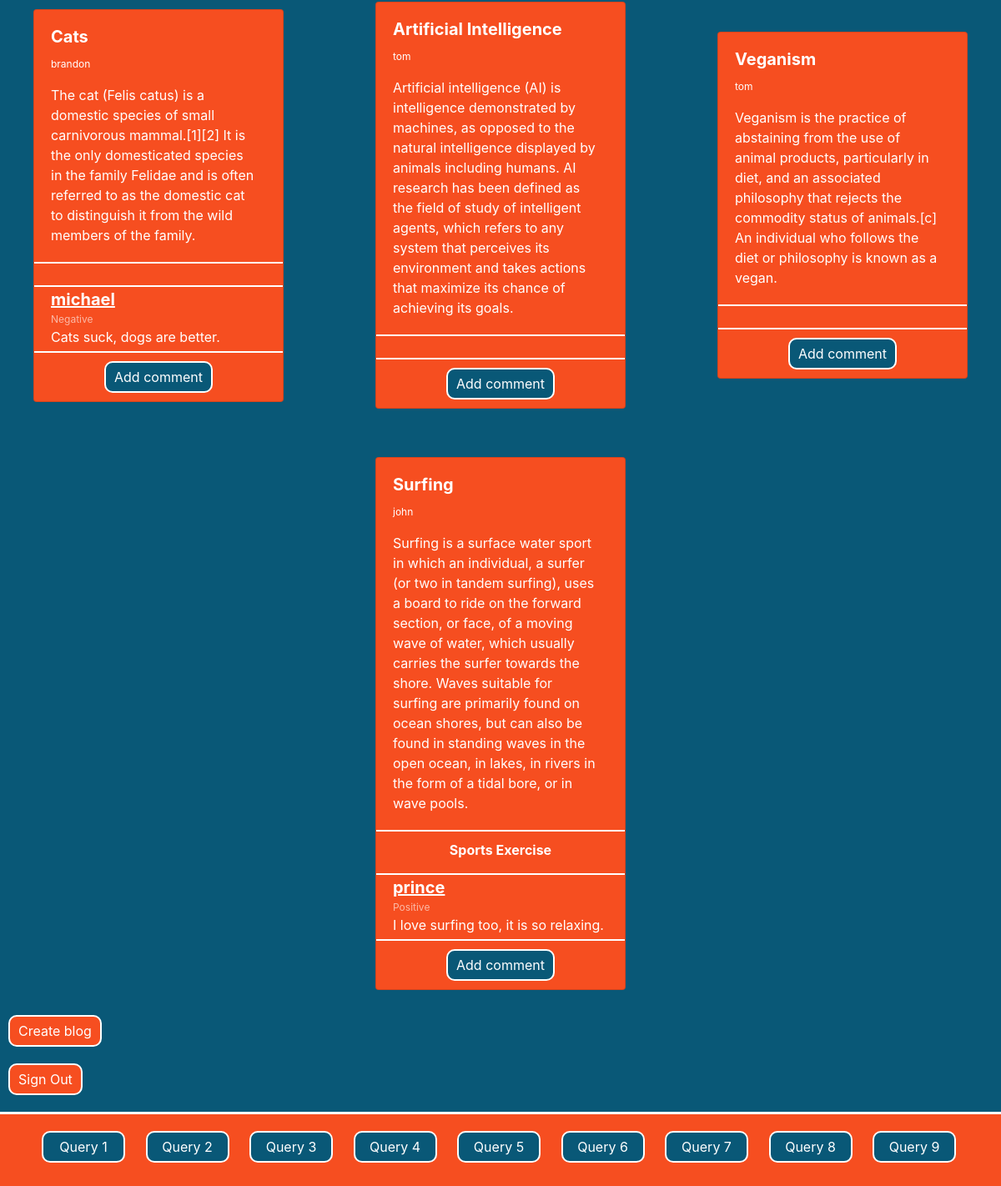
/welcome.php (lower part), run on an earlier commit of the app's database.
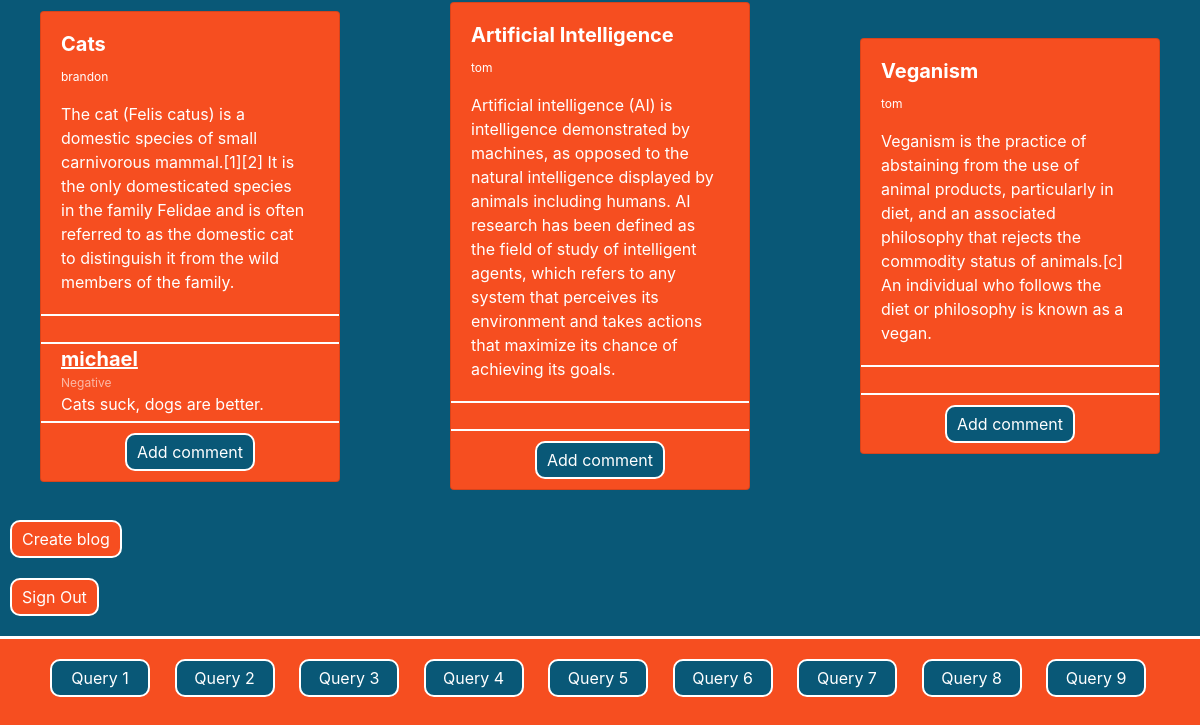
And on a later commit of the database.
### tables this page shows
CREATE TABLE blog (
    `blog_id` INT NOT NULL AUTO_INCREMENT PRIMARY KEY,
    `user_id` INT DEFAULT NULL,
    CONSTRAINT `user_id_fk_1` FOREIGN KEY (`user_id`) REFERENCES `users` (`user_id`) ON DELETE SET NULL,
    `date` varchar(20) NOT NULL,
    `subject` varchar(50) NOT NULL,
    `description` varchar(1000) NOT NULL
);

CREATE TABLE users (
    `user_id` INT NOT NULL AUTO_INCREMENT PRIMARY KEY,
    `username` varchar(20) NOT NULL,
    `password` varchar(20) NOT NULL,
    `firstName` varchar(50) DEFAULT NULL,
    `lastName` varchar(50) DEFAULT NULL,
    `email` varchar(100) UNIQUE
);

CREATE TABLE comment (
    `comment_id` INT NOT NULL AUTO_INCREMENT PRIMARY KEY,
    `blog_id` INT DEFAULT NULL,
    CONSTRAINT `blog_id_fk_2` FOREIGN KEY (`blog_id`) REFERENCES `blog` (`blog_id`) ON DELETE SET NULL,
    `user_id` INT DEFAULT NULL,
    CONSTRAINT `user_id_fk_2` FOREIGN KEY (`user_id`) REFERENCES `users` (`user_id`) ON DELETE SET NULL,
    `date` varchar(20) NOT NULL, 
    `sentiment` BIT NOT NULL,
    `description` varchar(500) NOT NULL
);

### BlogLogic.php (called while the page is built, shortened)
<?php
    include("Config.php");
    $sql = "SELECT * FROM blog";
    $query = mysqli_query($db, $sql);
?>

### welcome.php (the view, shortened to what this page needs)
<?php
   include('BlogLogic.php');
?>
<html>
   <head>
      <link rel="stylesheet" href="https://stackpath.bootstrapcdn.com/bootstrap/4.5.2/css/bootstrap.min.css">
   </head>
   <body>
      <div class="row">
         <?php foreach($query as $q) {?>
            <div class="col-4 d-flex justify-content-center align-items-center container">
               <div class="card text-white mt-5">
                  <div class="card-body" style="width: 18rem;">
                     <h5 class="card-title"><strong><?php echo $q['subject'];?></strong></h5>
                     <p class="card-text" style="font-size: 12px;">
                        <?php
                           $userId = $q['user_id'];
                           $usernameQuery = "SELECT username FROM users WHERE user_id=$userId";
                           $result = mysqli_query($db, $usernameQuery);
                           $username = $result->fetch_array()[0] ?? '';
                           echo $username;
                        ?>
                     </p>
                     <p class="card-text"><?php echo $q['description'];?></p>
                  </div>
                  <?php
                     $blog_identification = $q['blog_id'];
                     $tag_identification = "SELECT tag_id FROM BlogTags WHERE blog_id=$blog_identification";
                     $sqlquery = mysqli_query($db, $tag_identification);
                     $tags = '';
                     foreach($sqlquery as $p) {
                        $s = $p['tag_id'];
                        $tag_query = "SELECT tag_name FROM tags WHERE tag_id=$s";
                        $result2 = mysqli_query($db, $tag_query);
                        $tag_blog_name = $result2->fetch_array()[0] ?? '';
                        $tags .= $tag_blog_name . " ";
                     }
                     echo '<div class="tags">';
                     echo '<p><strong>' . $tags . '</strong></p>';
                     echo '</div>';
                  ?>
                  <div class="comments">
                     <?php
                        $blogId = $q['blog_id'];
                        $comments = "SELECT * FROM comment WHERE blog_id=$blogId";
                        $query1 = mysqli_query($db, $comments);
                        foreach($query1 as $q1) {
                           $sentiment = ($q1['sentiment'] == 0 ? 'Negative' : 'Positive');
                           $description = $q1['description'];
                           $userId = $q1['user_id'];
                           $usernameQuery = "SELECT username FROM users WHERE user_id=$userId";
                           $result = mysqli_query($db, $usernameQuery);
                           $username = $result->fetch_array()[0] ?? '';
                           echo '<div class="comments-container">';
                           echo '<p class="username"><strong>' . $username . '</strong></p>';
                           echo '<p class="sentiment">' . $sentiment . '</p>';
                           echo '<p class="desc">' . $description . '</p>';
                           echo '</div>';
                        }
                     ?>
                  </div>
                  <form name="comment-form" action="Comment.php" method="post" style="margin: 10px auto;">
                     <input class="button" type="submit" value="Add comment"></input>
                  </form>
               </div>
            </div>
         <?php }?>
      </div>
      <a href = "Blog.php"><button class="button">Create blog</button></a>
      <br />
      <a href = "index.html"><button class="button signout">Sign Out</button></a>
      <div class="footer">
         <ul>
            <li><a href="queries/Query1.php"><button>Query 1</button></a></li>
            <li><a href="queries/Query2.php"><button>Query 2</button></a></li>
            <li><a href="queries/Query3.php"><button>Query 3</button></a></li>
            <li><a href="queries/Query4.php"><button>Query 4</button></a></li>
            <li><a href="queries/Query5.php"><button>Query 5</button></a></li>
            <li><a href="queries/Query6.php"><button>Query 6</button></a></li>
            <li><a href="queries/Query7.php"><button>Query 7</button></a></li>
            <li><a href="queries/Query8.php"><button>Query 8</button></a></li>
            <li><a href="queries/Query9.php"><button>Query 9</button></a></li>
         </ul>
      </div>
   </body>
</html>

### welcome.php (style rules this page uses)
:root { --blue: #095877; --orange: #f64e20; }
body { margin: 0; background-color: var(--blue); color: white; text-align: left; }
.container { min-width: fit-content; padding: 20px; margin-top: -30px; }
.card { min-width: 300px; background-color: var(--orange); }
.comments { border-top: 2px solid white; }
.comments-container { border-bottom: 2px solid white; padding: 0px 20px; padding-bottom: 5px; }
.comments-container p { padding: 0; margin: 0; }
.comments-container .username { font-size: 20px; text-decoration: underline; }
.comments-container .sentiment { font-size: 12px; color: white; opacity: 0.6; }
.tags { border-top: 2px solid white; text-align: center; padding-top: 10px; }
.button { border-radius: 10px; color: white; }
input[type="submit"] { background-color: var(--blue); padding: 5px 10px; border: 2px solid white; }
button { background-color: var(--orange); margin: 10px; padding: 5px 10px; border: 2px solid white; color: white; }
.footer { border-top: 3px solid white; margin-top: 10px; padding-top: 10px; background-color: var(--orange); padding-bottom: 2px; margin-bottom: -16px; }
ul { list-style-type: none; }
li { display: inline-block; }
li button { width: 100px; background-color: var(--blue); border-radius: 10px; }

What changed in the data, as far as the page shows it:
removed blog: subject "Surfing", user.username "john", description "Surfing is a surface water sport in which an individual, a surfer (or two in tandem surfing), uses a board to ride on the forward section, or face, of a moving wave of water, which usually carries the surfer towards the shore. Waves suitable for surfing are primarily found on ocean shores, but can also be found in standing waves in the open ocean, in lakes, in rivers in the form of a tidal bore, or in wave pools.", tags "Sports Exercise"
removed comment: user.username "prince", sentiment "Positive", description "I love surfing too, it is so relaxing.", shown under "Surfing"
